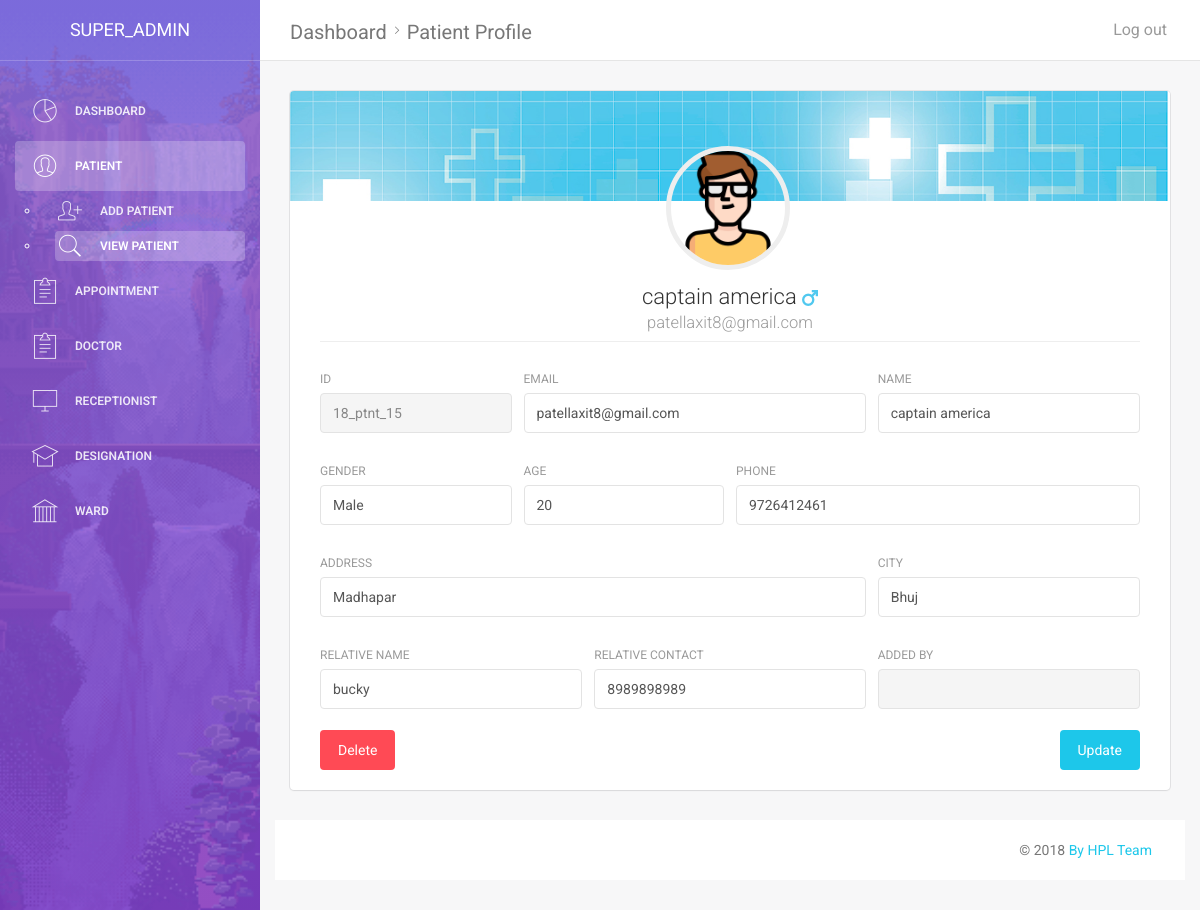
Screenshot of /view_patient_profile.php?id=18_ptnt_15 (signed in) with the database file from the repository.
### tables this page shows
CREATE TABLE `patient` (
  `count` int(10) NOT NULL,
  `patient_id` varchar(15) NOT NULL,
  `patient_name` varchar(30) NOT NULL,
  `patient_gender` varchar(10) NOT NULL,
  `patient_email` varchar(50) NOT NULL,
  `patient_phone` varchar(15) NOT NULL,
  `patient_dob` date NOT NULL,
  `patient_type` tinyint(1) NOT NULL,
  `patient_address` varchar(100) NOT NULL,
  `patient_password` varchar(50) NOT NULL,
  `relative_name` varchar(30) NOT NULL,
  `relative_contact` varchar(15) NOT NULL,
  `added_by` varchar(15) NOT NULL,
  `doj` timestamp(6) NOT NULL DEFAULT CURRENT_TIMESTAMP(6)
);

### assets/modules/global_module.php (called while the page is built, shortened)
<?php
function fetch_data($query,$type)
{
	include("assets/modules/db_config.php");
	$result = mysqli_query($conn,$query);
	if($result)
	{
		if($type == "login")
		{
		$count = mysqli_num_rows($result);
			if($count == 1)
			{
				return TRUE;
			}
			else
			{
				return FALSE;
			}
		}
		elseif($type == "count")
		{
			$count = mysqli_num_rows($result);
			return $count;
		}
		elseif($type == "result")
		{
			 $res = mysqli_query($conn,$query);
			 return $res;
		}
	}
	else
	{
		return "Fetch Error";
	}
}
?>

### view_patient_profile.php (the view, shortened to what this page needs)
<?php
include("assets/modules/global_module.php");
if(isset($_GET["id"]))
{
    $p_id = $_GET["id"];
}
if(isset($_SESSION["admin_token"]))
{
    $admin_id = $_SESSION["admin_token"];
}
$result = fetch_data("select * from admin where admin_id= '$admin_id'","result");
$a_data = mysqli_fetch_assoc($result);
$data = mysqli_fetch_assoc(fetch_data("select * from patient where patient_id = '$p_id'","result"));
$age = date_diff(date_create($data["patient_dob"]), date_create('today'))->y;
$loc = explode("~",$data["patient_address"]);
$address = $loc[1];
$city = $loc[0];
?>
<!doctype html>
<html lang="en">
<head>
    <link href="assets/css/bootstrap.min.css" rel="stylesheet" />
    <link href="assets/css/animate.min.css" rel="stylesheet"/>
    <link href="assets/css/light-bootstrap-dashboard.css?v=1.4.0" rel="stylesheet"/>
    <link href="http://maxcdn.bootstrapcdn.com/font-awesome/4.2.0/css/font-awesome.min.css" rel="stylesheet">
    <link href="assets/css/pe-icon-7-stroke.css" rel="stylesheet" />
</head>
<body>
<div class="wrapper">
    <div class="sidebar" data-color="purple" data-image="assets/img/waterfall.gif" >
        <div class="sidebar-wrapper">
            <div class="logo">
                <a href="#" class="simple-text">
                    <?php echo $a_data["admin_name"]?>
                </a>
            </div>
            <ul class="nav">
                <li >
                    <a href="dashboard_admn.php">
                        <i class="pe-7s-graph"></i>
                        <p>Dashboard</p>
                    </a>
                </li>
                <li class="active">
                    <a href="add_patient.php" >
                        <i class="pe-7s-user"></i>
                        <p>Patient</p>
                    </a>
                    <ul>
                        <li>
                            <a href="add_patient.php" >
                                <i class="pe-7s-add-user"></i>
                                <p>Add Patient</p>
                            </a>
                        </li>
                        <li class="active">
                            <a href="view_patient.php" >
                                <i class="pe-7s-search"></i>
                                <p>View Patient</p>
                            </a>
                        </li>
                    </ul>
                </li>
                <li>
                    <a href="add_appointment.php">
                        <i class="pe-7s-note2"></i>
                        <p>Appointment</p>
                    </a>
                </li>
                <li >
                    <a href="add_doctor.php">
                        <i class="pe-7s-note2"></i>
                        <p>Doctor</p>
                    </a>
                </li>
                <li >
                    <a href="add_receptionist.php">
                        <i class="pe-7s-monitor"></i>
                        <p>Receptionist</p>
                    </a>
                </li>
                <li >
                    <a href="designation.php">
                        <i class="pe-7s-study"></i>
                        <p>Designation</p>
                    </a>
                </li>
                <li >
                    <a href="ward.php">
                        <i class="pe-7s-culture"></i>
                        <p>Ward</p>
                    </a>
                </li>
            </ul>
        </div>
    </div>
    <div class="main-panel">
        <nav class="navbar navbar-default navbar-fixed">
            <div class="container-fluid">
                <div class="navbar-header">
                    <a class="navbar-brand" href="#">Dashboard<i class="pe-7s-angle-right"></i>Patient Profile</a>
                </div>
                <div class="collapse navbar-collapse">
                    <ul class="nav navbar-nav navbar-right">
                        <li>
                            <a href="logout.php?for=<?php echo $admin_id; ?>">
                                <p>Log out</p>
                            </a>
                        </li>
                    </ul>
                </div>
            </div>
        </nav>
        <div class="content">
            <div class="container-fluid">
                <div class="row">
                    <div class="col-md-12">
                        <div class="card card-user">
                            <div class="image" >
                            </div>
                            <div class="content">
                                <div class="author">
                                    <a href="#">
                                        <img class="avatar border-gray" src="assets/img/avatars/001-man-13.png" alt="..."/  >
                                        <h4 class="title"><?php echo $data["patient_name"]; if($data["patient_gender"]=="Male"){ echo "&nbsp<img src='assets/img/male.png'>"; }else{ echo "&nbsp<img src='assets/img/female.png'>"; }?><br />
                                            <small><?php echo $data["patient_email"]; ?></small>
                                        </h4>
                                    </a>
                                </div>
                            <hr>
                            <div class="content">
                                <form method="POST" name="admin_edit_patient">
                                    <div class="row">
                                        <div class="col-md-3">
                                            <div class="form-group">
                                                <label>Id</label>
                                                <input type="text" name="p_id" class="form-control" disabled value="<?php echo $data["patient_id"]; ?>">
                                            </div>
                                        </div>
                                        <div class="col-md-5">
                                            <div class="form-group">
                                                <label>Email</label>
                                                <input type="email" name="p_email" class="form-control"  value="<?php echo $data["patient_email"]; ?>">
                                            </div>
                                        </div>
                                        <div class="col-md-4">
                                            <div class="form-group">
                                                <label >Name</label>
                                                <input type="text" name="p_name" class="form-control"  value="<?php echo $data["patient_name"]; ?>">
                                            </div>
                                        </div>
                                    </div>
                                    <div class="row">
                                        <div class="col-md-3">
                                            <div class="form-group">
                                                <label>Gender</label>
                                                <input type="text" name="p_gender" class="form-control"  value="<?php echo $data["patient_gender"]; ?>">
                                            </div>
                                        </div>
                                        <div class="col-md-3">
                                            <div class="form-group">
                                                <label>Age</label>
                                                <input type="text" name="p_age" class="form-control" value="<?php echo $age ?>">
                                            </div>
                                        </div>
                                        <div class="col-md-6">
                                            <div class="form-group">
                                                <label>Phone</label>
                                                <input type="text" name="p_phone" class="form-control"  value="<?php echo $data["patient_phone"]; ?>">
                                            </div>
                                        </div>
                                    </div>
                                    <div class="row">
                                        <div class="col-md-8">
                                            <div class="form-group">
                                                <label>Address</label>
                                                <input type="text" name="p_address" class="form-control"  value="<?php echo $address; ?>">
                                            </div>
                                        </div>
                                        <div class="col-md-4">
                                            <div class="form-group">
                                                <label>City</label>
                                                <input type="text" name="p_city" class="form-control"  value="<?php echo $city; ?>">
                                            </div>
                                        </div>
                                    </div>
                                    <div class="row">
                                        <div class="col-md-4">
                                            <div class="form-group">
                                                <label>Relative Name</label>
                                                <input type="text" name="r_name" class="form-control"  value="<?php echo $data["relative_name"]; ?>">
                                            </div>
                                        </div>
                                        <div class="col-md-4">
                                            <div class="form-group">
                                                <label>Relative Contact</label>
                                                <input type="text" name="r_contact" class="form-control"  value="<?php echo $data["relative_contact"]; ?>">
                                            </div>
                                        </div>
                                        <div class="col-md-4">
                                            <div class="form-group">
                                                <label>Added By</label>
                                                <input type="text" name="added_by" class="form-control" disabled value="<?php echo $data["added_by"]; ?>">
                                            </div>
                                        </div>
                                    </div>
                                    <a class="btn btn-danger btn-fill pull-left" data-toggle="modal" data-target="#myModal">
                                        Delete
                                    </a>
                                    <button type="submit" class="btn btn-info btn-fill pull-right">Update</button>
                                    <br><br>
                                </form>
                            </div>
                        </div>
                    </div>
                </div>
            </div>
        </div>
        <footer class="footer">
            <div class="container-fluid">
                <p class="copyright pull-right">
                    &copy; <script>document.write(new Date().getFullYear())</script>
                    <a href="#">By HPL Team</a>
                </p>
            </div>
        </footer>
    </div>
</div>
</body>
</html>

### rows the page displays
patient: patient_name "captain america", patient_email "patellaxit8@gmail.com", p_id "18_ptnt_15", p_email "patellaxit8@gmail.com", p_name "captain america", p_gender "Male", p_age "20", p_phone "9726412461", p_address "Madhapar", p_city "Bhuj", r_name "bucky", r_contact "8989898989"

### other values shown
$a_data["admin_name"] "SUPER_ADMIN"
